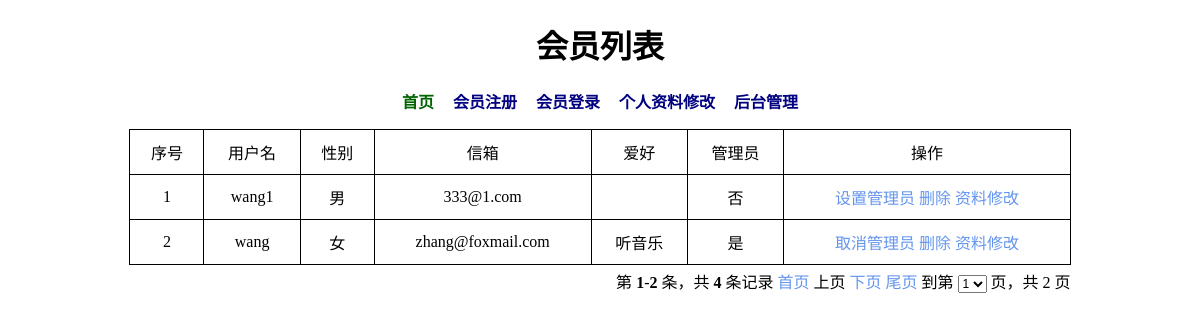
/admin.php (signed in), run on the app's committed database.
### tables this page shows
CREATE TABLE `userinfo` (
  `id` int(11) NOT NULL,
  `username` varchar(30) NOT NULL,
  `pw` char(32) NOT NULL,
  `email` varchar(256) DEFAULT NULL,
  `sex` tinyint(1) NOT NULL,
  `fav` varchar(100) DEFAULT NULL,
  `admin` tinyint(1) NOT NULL DEFAULT '0'
);

### admin.php (the view, shortened to what this page needs)
<!doctype html>
<html lang="en">
<head>
</head>
<body>
<h1>会员列表</h1>
<?php
include_once "nav.php";
include_once "conn.php";
include_once "page.php";
$sql = "select count(1) total from userinfo where username <> 'admin'";
$result = mysqli_query($conn, $sql);
$info = mysqli_fetch_array($result);
$count_rows = $info['total'];
$perPage = 2;
$page = isset($_GET['page']) ? $_GET['page'] : 1;
pageft($count_rows, $count_rows,$perPage);
$sql = "select * from userinfo where username <> 'admin' order  by id desc limit $firstCount, $displayPG";
$result = mysqli_query($conn, $sql);
?>
<table border="0" width="80%" align="center">
    <tr>
        <td align="center">
            <table align="center" width="100%" border="1" bordercolor="black" cellspacing="0" cellpadding="10"
                   style="border-collapse: collapse" id="admin">
                <tr>
                    <td align="center">序号</td>
                    <td align="center">用户名</td>
                    <td align="center">性别</td>
                    <td align="center">信箱</td>
                    <td align="center">爱好</td>
                    <td align="center">管理员</td>
                    <td align="center">操作</td>
                </tr>
                <?php
                $i = ($page - 1) * $perPage + 1;
                while ($info = mysqli_fetch_array($result)) {
                    ?>
                    <tr>
                        <td align="center"><?php echo $i ?></td>
                        <td align="center"><?php echo $info['username']; ?></td>
                        <td align="center"><?php echo ($info['sex'] == 1) ? "男" : "女" ?></td>
                        <td align="center"><?php echo $info['email']; ?></td>
                        <td align="center"><?php echo $info['fav']; ?></td>
                        <td align="center"><?php echo $info['admin'] ? "是" : "否" ?></td>
                        <td align="center">
                            <?php
                            if($info['username'] == 'admin'){
                                echo '<span style="color: gray;text-decoration: line-through;">设置管理员</span>';
                            }
                            else{
                                if($info['admin']){
                                    echo "<a href='setAdmin.php?id=" . $info['id']  . "&action=0'>取消管理员</a>";
                                }
                                else{
                                    echo "<a href='setAdmin.php?id=" . $info['id'] . "&action=1'>设置管理员</a>";
                                }
                            }
                            if($info['username'] == 'admin'){
                                echo ' <span style="color: gray;text-decoration: line-through;">删除</span>';
                            }
                            else{
                                echo " <a href='javascript:if(confirm(\"您确认要删除 ".$info['username']." 吗？\")){location.href=\"del.php?id=".$info['id']."\"}'>删除</a>";
                            }
                            echo " <a href='member.php?navID=4&id=".$info['username']."&source=admin&page=$page'>资料修改</a> ";
                            ?>
                        </td>
                    </tr>
                    <?php
                    $i++;
                }
                ?>
            </table>
        </td>
    </tr>
    <tr>
        <td align="right"><?php
            echo $pageNav;
            ?></td>
    </tr>
</table>
</body>
</html>

### nav.php (shortened to what this page needs)
<?php
$navID = isset($_GET['navID'])?$_GET['navID']:0;
?>
<h2>
    <a href="index.php?navID=0" <?php if($navID==0){echo 'style="color: darkgreen"';}?>>首页</a>
    <a href="singup.php?navID=1" <?php if($navID==1){echo 'style="color: darkgreen"';}?>>会员注册</a>
    <a href="login.php?navID=2" <?php if($navID==2){echo 'style="color: darkgreen"';}?>>会员登录</a>
    <a href="member.php?navID=4&source=member" <?php if($navID==4){echo 'style="color: darkgreen"';}?>>个人资料修改</a>
    <a href="admin.php?navID=3" <?php if($navID==3){echo 'style="color: darkgreen"';}?>>后台管理</a>
</h2>

### page.php (shortened to what this page needs)
<?php
if(!function_exists('pageft')){
    function pageft($total,$realTotal,$displayPG = 20,$url = ''){
        $page=isset($_GET['page'])?$_GET['page']:1;
        if(!$url){
            $url=$_SERVER["REQUEST_URI"];
        }
        $parse_url=parse_url($url);
        $url_query = isset($parse_url["query"])?$parse_url["query"]:'';
        if($url_query){
            $url_query=ereg_replace("(^|&)page=$page","",$url_query);
            $url=str_replace($parse_url["query"],$url_query,$url);
            if($url_query) $url.="&page"; else $url.="page";
        } else {
            $url.="?page";
        }
        $lastpg=ceil($total/$displayPG);
        $page=min($lastpg,$page);
        $prepg=$page-1;
        $nextpg=($page==$lastpg ? 0 : $page+1);
        $firstCount=($page-1)*$displayPG;
        $pageNav="第 <B>".($total?($firstCount+1):0)."</B>-<B>".min($firstCount+$displayPG,$total)."</B> 条，共<B> $realTotal </B>条记录";
        $pageNav.=" <a href=$url=1 mce_href=$url=1>首页</a> ";
        if($prepg) $pageNav.=" <a href=$url=$prepg mce_href=$url=$prepg>上页</a> "; else $pageNav.=" 上页 ";
        if($nextpg) $pageNav.=" <a href=$url=$nextpg mce_href=$url=$nextpg>下页</a> "; else $pageNav.=" 下页 ";
        $pageNav.=" <a href=$url=$lastpg mce_href=$url=$lastpg>尾页</a> ";
        $pageNav.="  到第 <select name='topage' size='1'  style='font-size:12px' mce_style='font-size:12px' onchange='window.location=\"$url=\"+this.value'>\n";
        for($i=1;$i<=$lastpg;$i++){
            if($i==$page) $pageNav.="<option value='$i' selected>$i</option>\n";
            else $pageNav.="<option value='$i'>$i</option>\n";
        }
        $pageNav .="</select> 页，共 $lastpg 页";
    }
}
?>

### admin.php (style rules this page uses)
h1 { text-align: center; }
a { color: cornflowerblue;text-decoration: none }

### nav.php (style rules this page uses)
h2 { text-align: center; font-size: 16px; }
h2 a { margin-right: 15px; color: navy; text-decoration: none }
h2 a:last-child { margin-right: 0px; }

### data on the page
userinfo: username "wang1", sex "男", email "333@1.com", admin "否"
userinfo: username "wang", sex "女", email "zhang@foxmail.com", fav "听音乐", admin "是"

### other printed values
$firstCount+1 "1"
min($firstCount+$displayPG,$total) "2"
$realTotal "4"
$lastpg "2"
form field topage "1"
